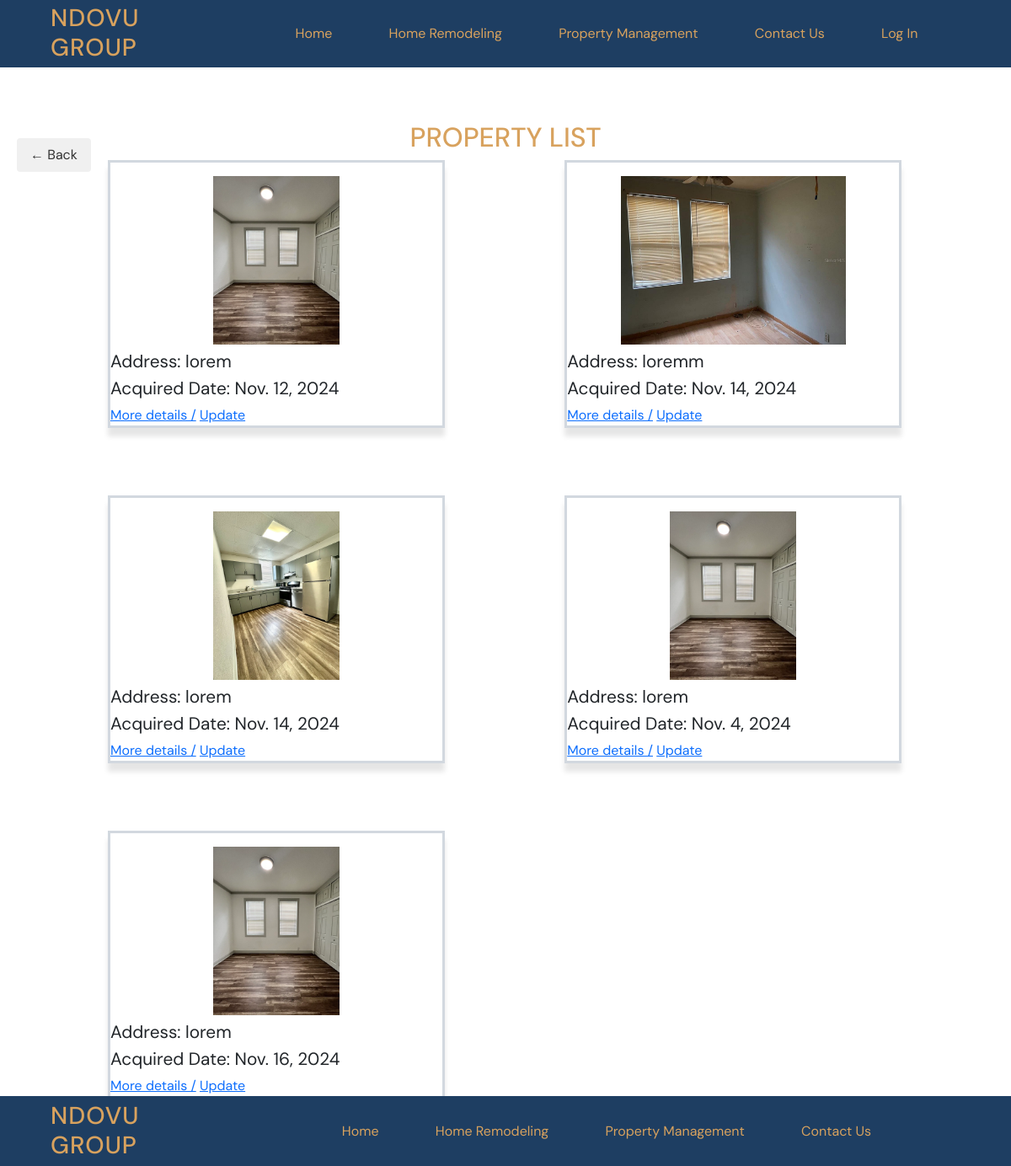
Page /property/property/ on the earlier database version.
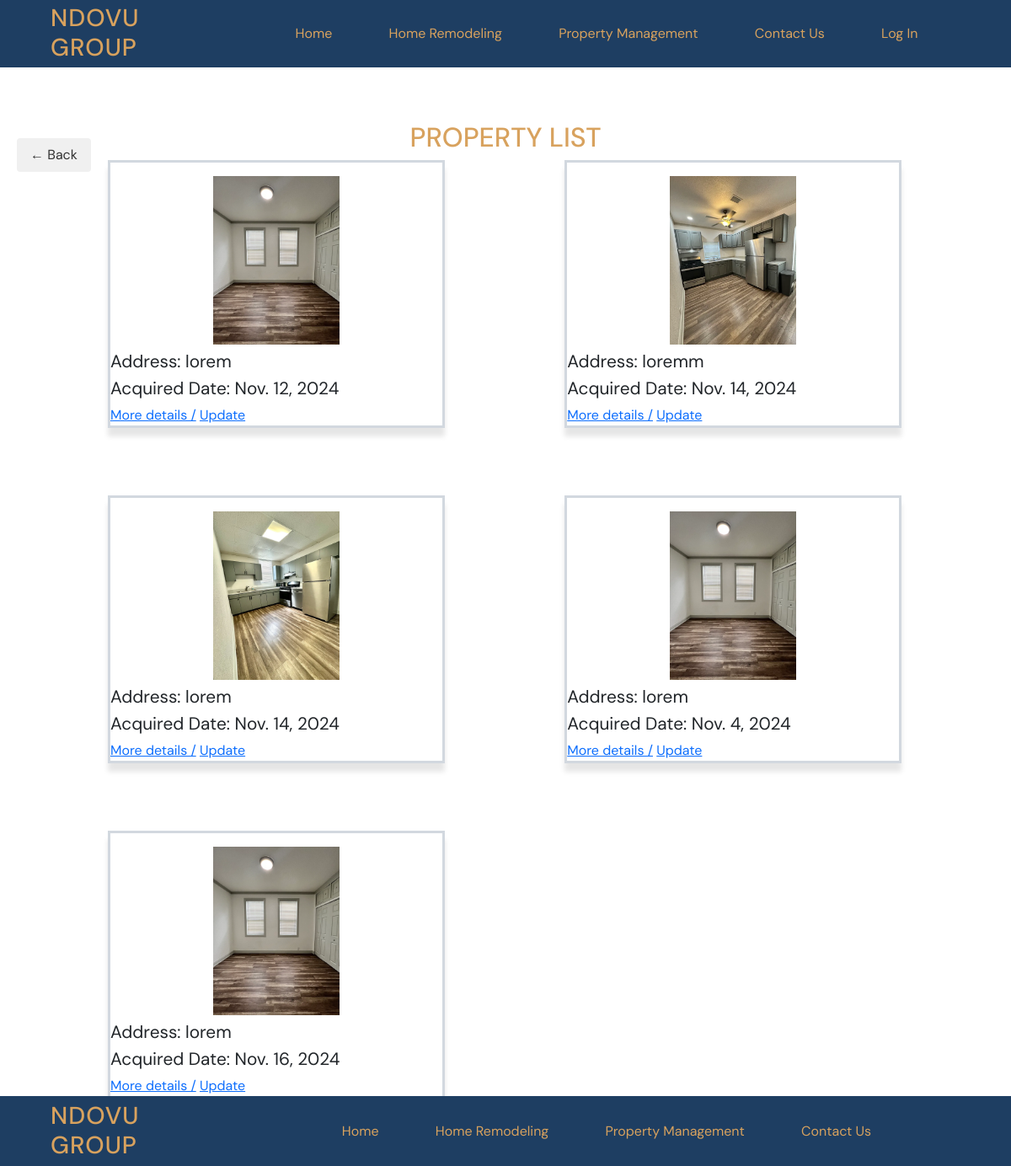
Same page on the later database version.
### property/models.py (models this page shows, shortened)
class PropertyManagement(models.Model):
    property_owner = models.CharField(max_length=128)
    image = models.ImageField(upload_to="static/img")
    address = models.CharField(max_length=200)
    property_type = models.CharField(max_length=50)
    number_of_units = models.CharField(max_length=10)
    year_built = models.TextField()
    square_footage = models.CharField(max_length=10)
    acquired_date = models.DateField()

### property/views.py (the view)
# urls.py: path("property/", views.PropertyListView.as_view(), name="property_list"),
class PropertyListView(ListView): #scan ops
        template_name = "property/property_list.html"
        model = PropertyManagement

### templates/property/property_list.html (shortened to what this page needs)
{% extends 'base.html' %} {% load static %}  {% block content %}
<section class="projects-section center-column">
  <h1>Property List</h1>
  <div class="">
    {% for propertymanagement in propertymanagement_list %}
    <div class="project-card">
      {% if propertymanagement.image %}
    <img src="{{ propertymanagement.image.url }}" alt="house" />
    {% endif %}
      <p>Address: {{ propertymanagement.address }}</p>
      <p>Acquired Date: {{ propertymanagement.acquired_date }}</p>
      <a href="{% url 'property_detail' propertymanagement.id %}"
        >More details /</a
      >
      <a href="{% url 'property_update' propertymanagement.id %}">Update</a>
    </div>
    {% endfor %}
  </div>
  <a href="{% url 'home' %}" class="back-button">← Back</a>
</section>
{% endblock content %}

Differences in the rows shown:
changed PropertyManagement "loremm": image: a different picture
